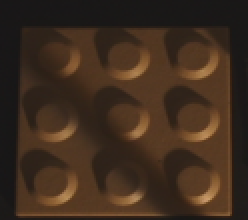
#> input picture photo/data02/image0025.bmp, 124 x 110 px (shown 2 times larger); its folder holds 4 pictures in this run
$ python photo.py
#> lines starting #> are read from the running program, lines starting #| are printed output that depends on the picture
#!/usr/bin/python

import os
import cv2
import numpy as np
import matplotlib.pyplot as plt

from mpl_toolkits.mplot3d import Axes3D

def load_light(dirname):
    with open(dirname + '/lightvec.txt', 'r') as f:
        lights = f.readlines()

    lights = [[float(x) for x in y.split(' ')] for y in lights]
    lights = np.array(lights)
    return lights

def load_image(dirname):
    dirs = sorted(os.listdir(dirname))
    dirs = [x for x in dirs if 'image' in x]

    images = [cv2.imread(dirname + '/' + d) for d in dirs]
    images = np.array(images)

    size = images.shape

    images = [cv2.cvtColor(img, cv2.COLOR_BGR2GRAY).flatten() for img in images]

    return np.array(images), size

# [47 lines left out: functions vis_light, vis_poly, vis_normal, not called in this run]

def subdivide(verts, faces):
    def normalize(v1, v2):
        v = [v1[x]/2. + v2[x]/2. for x in range(len(v1))]
        norm = np.linalg.norm(v)
        return v if norm == 0. else v/norm

    for f in range(len(faces)):
        face = faces[f]
        v1, v2, v3 = (verts[x] for x in face)

        #Add subdivided vertices calculated from 3 edges
        verts.append(normalize(v1,v2))
        verts.append(normalize(v2,v3))
        verts.append(normalize(v3,v1))

        #Define newly defined faces
        i = len(verts) - 3
        j, k = i+1, i+2
        faces.append((i, j, k))
        faces.append((face[0], i, k))
        faces.append((i, face[1], j))
        faces[f] = (k, j, face[2])

    return verts, faces

def resample(images, lights):
    def sqrt(x): return x**0.5
    def qurt(x): return x**0.25

    #Define golden ratio and vertex values
    t = (1 + sqrt(5))/2.0
    a = sqrt(t)/qurt(5)
    b = 1/(sqrt(t) * qurt(5))

    #Constructs icosahedron
    verts = [[-b, 0, a], [ b, 0, a], [-b, 0,-a], [ b, 0,-a],
             [ 0, a, b], [ 0, a,-b], [ 0,-a, b], [ 0,-a,-b],
             [ a, b, 0], [-a, b, 0], [ a,-b, 0], [-a,-b, 0]]

    faces = [[0, 4, 1], [0,9, 4], [9, 5,4], [ 4,5,8], [4,8, 1],
             [8,10, 1], [8,3,10], [5, 3,8], [ 5,2,3], [2,7, 3],
             [7,10, 3], [7,6,10], [7,11,6], [11,0,6], [0,1, 6],
             [6, 1,10], [9,0,11], [9,11,2], [ 9,2,5], [7,2,11]]

    #Subdivides faces
    for i in range(4):
        verts, faces = subdivide(verts, faces)

    Los = np.array(verts)
    Los = Los[Los[:,2] >= 0]
    L = lights
    imgs = []
    for Lo in Los:
        #Finds closest lights
        V = np.argpartition(np.linalg.norm(L-Lo, axis = 1), 3)[:3]

        #Interpolates images from closest lights
        denom = np.sum([np.dot(Lo, L[i]) for i in V])
        Io = [np.dot(Lo, L[i])/denom * images[i] for i in V]
        imgs.append(np.sum(Io, axis = 0))

    return np.array(imgs), Los

# [38 lines left out: functions denom_image, estimate_normal, not called in this run]

def main():
    data_path = 'data02'
    lights = load_light(data_path)
#> (reads photo/data02/lightvec.txt from the repository)
    images, size = load_image(data_path)
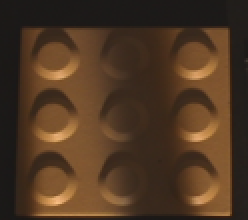
#> input picture photo/data02/image0053.bmp, 124 x 110 px (shown 2 times larger)
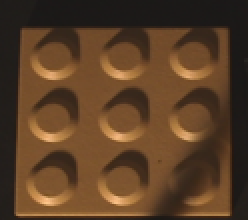
#> input picture photo/data02/image0086.bmp, 124 x 110 px (shown 2 times larger)
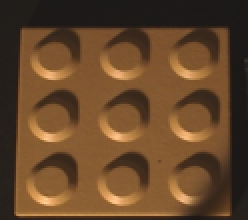
#> input picture photo/data02/image0092.bmp, 124 x 110 px (shown 2 times larger)
#> in load_image, `images = [cv2.imread(dirname + '/' + d) for d in dirs]`: images = 4 items
#> size = (4, 110, 124, 3)

    images, lights = resample(images, lights)
#> after the loop in resample, `for Lo in Los:`: imgs = []
    images, lights, denom_light = denom_image(images, lights)

    normal = estimate_normal(images, lights)
    np.savetxt("NL.csv", normal, delimiter=",")
    vis_normal(normal, size)

if __name__ == "__main__":
#> (the run stopped early here; a loop or call above may not have finished)
